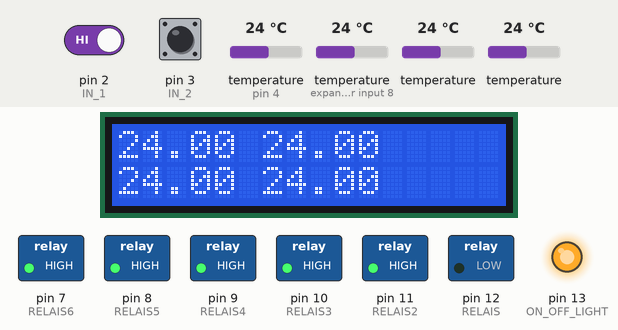
A sketch run on a simulated Arduino Nano, built with avr-gcc and run on an emulated ATmega328P. Parts: 16×2 character LCD, switched loads named in the sketch (green lamp = pin HIGH), output pins drawn as LEDs (lit = HIGH). Inputs (shaded band) come from the test bench; at power-on: temperature (sensors on pin 4, expander input 8) 24 °C, temperature 24 °C, pin 2 (IN_1) HIGH, pin 3 (IN_2) HIGH. What the sketch prints to the serial monitor is not drawn.

Above: at 6.8 s.
6.9 s: temperature (sensor on pin 4) set to 39.3 °C
At 13.4 s:
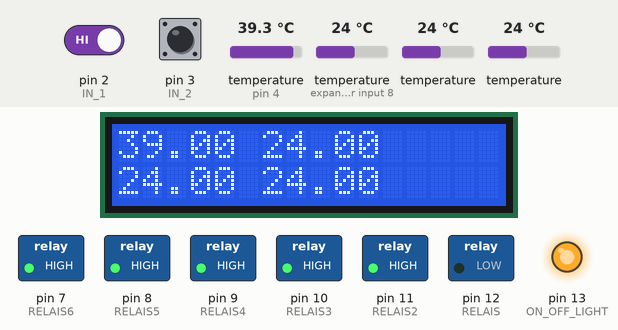
13.8 s: temperature (sensor on pin 4) set to 40.6 °C
At 19.6 s:
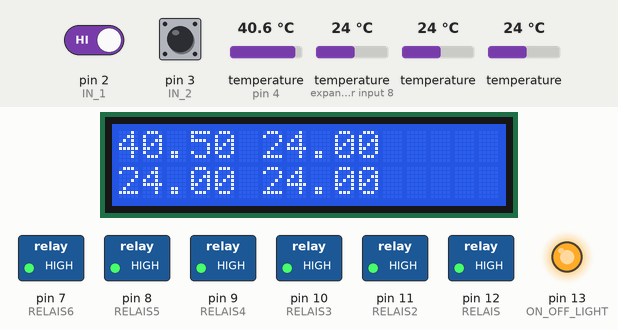
19.9 s: temperature (sensor 204) set to 40 °C
At 25.3 s:
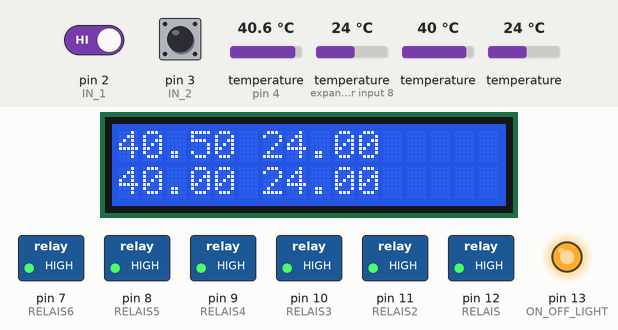
25.9 s: temperature (sensor 204) set to 40.9 °C
At 31.6 s:
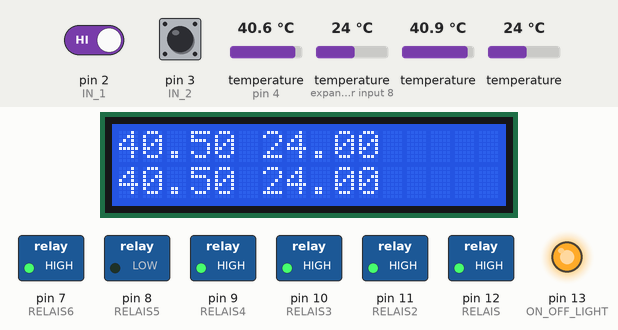
31.9 s: temperature (sensor on pin 4) set to 2 °C
At 37.5 s:
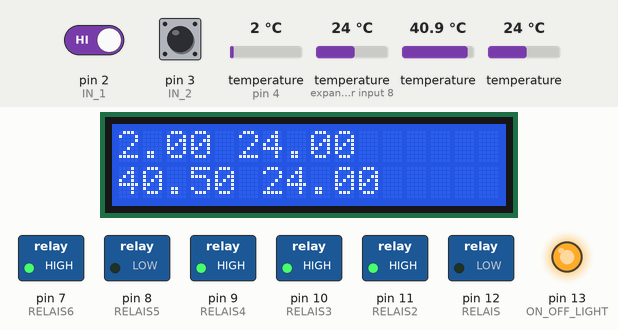
37.9 s: pin 2 (IN_1) driven LOW
At 38.5 s:
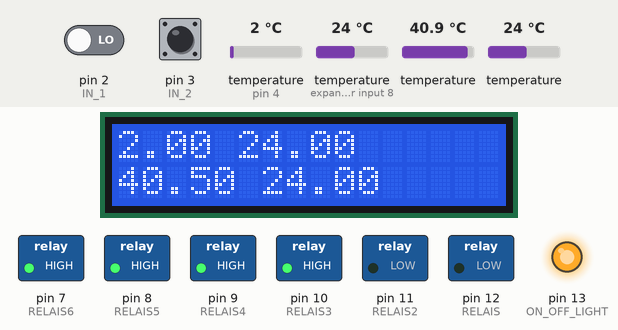
Timing chart, 0 to 71.8 s (numbered marks = the images above; inputs shaded):
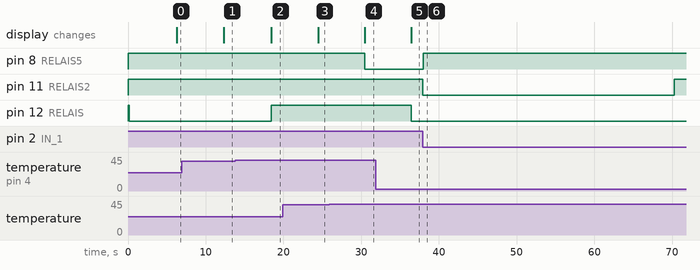

Measured:
- the behaviour switches between 39.9 and 40 °C on temperature (sensor on pin 4) (found by bisection; images 1 and 2)
- the behaviour switches between 40.4 and 40.5 °C on temperature (sensor 204) (found by bisection; images 3 and 4)
- after the input at 6.9 s, the display: changes after 5.4 s (image 1)
- after the input at 13.8 s, pin 12 (RELAIS): LOW → HIGH after 4.6 s; the display: changes after 4.6 s (image 2)
- after the input at 19.9 s, the display: changes after 4.6 s (image 3)
- after the input at 25.9 s, pin 8 (RELAIS5): HIGH → LOW after 4.6 s; the display: changes after 4.6 s (image 4)
- after the input at 31.9 s, pin 12 (RELAIS): HIGH → LOW after 4.5 s; the display: changes after 4.6 s (image 5)
- after the input at 37.9 s, pin 8 (RELAIS5): LOW → HIGH after 0.07 s; pin 11 (RELAIS2): HIGH → LOW at once, → HIGH 32.4 s later

The sketch:

RelaisUeberTaster.ino
```cpp
// BHKW Steuerung 24. Juni 2013
// one wire bus
#include <OneWire.h>
#include <DallasTemperature.h>
#include <LiquidCrystal.h>

// Data wire is plugged into port 8 on the Arduino
#define ONE_WIRE_BUS 4
#define TEMPERATURE_PRECISION 9
#define BOUNCE_DURATION 40

#define IN_1 2 //input 1 und 2 bestimmen modus
#define IN_2 3 //input in Port 3
#define RELAIS 12 //Relais in Port 12
#define RELAIS2 11 //Relais2 in Port 11
#define RELAIS3 10 //Relais3 in Port 10
#define RELAIS4 9 //Relais4 in Port 9
#define RELAIS5 8 //Relais 5 in Port 8
#define RELAIS6 7 //Relais 6 in Port 7
#define ON_OFF_LIGHT 13 //Ein/Aus Anzeige in Port 13

#define RESERVE 5 //Reservekabel in Port 5

volatile unsigned long bounceTime=0; // variable to hold ms count to debounce a pressed switch
/*Steuerung hat 4 Zustaende
wenn x1 high x2 high -> Restwaerme abfuehren
wenn x1 low  x2 high -> vorwaermen
wenn x1 high x2 low -> betrieb
wenn x1 low  x2 low -> alles aus */

// Setup einen OneWire Bus fuer die Kommunikation mit den Temperaturfuehlern
OneWire oneWire(ONE_WIRE_BUS);
// Die DallasTemparature Lib uebernimtm das handling des one wire bus
DallasTemperature sensors(&oneWire);
const long TEMPR_READ_INTERVAL = 6000; // gibt an wie haeufig Temperatur gelesen wird

// arrays mit den Adressen der Temperaturfuehler 28D3AF3304000081
DeviceAddress temp1 = { 0x28, 0x81, 0x91, 0x33, 0x4, 0x0, 0x0, 0xE7 };
DeviceAddress temp2 = { 0x28, 0xD3, 0xAF, 0x33, 0x4, 0x0, 0x0, 0x81 };
DeviceAddress temp3 = { 0x28, 0xD2, 0xFF, 0x33, 0x4, 0x0, 0x0, 0x23 };
DeviceAddress temp4 = { 0x28, 0x89, 0x7A, 0x33, 0x4, 0x0, 0x0, 0xEC };
double temp1Val = 0,temp2Val = 0,temp3Val =0,temp4Val = 0;

unsigned long lastTempReadTime = 0;  // Wann die Temperatur zuletzt gelesen wurde
const double vorwaermenTemp = 40; //Temperatur bei dem das Relais fuer das vorwaermen der Maschine ausgeschaltet wird
const double abgasWtEinTemp = 35; //Temperatur von der an die Pumpe des Abgaswaermetauschers lauft
double abgastWtPumpStartedTime = -1; //Zeit zu der die Abgaswaermetauschpumpe beim abstellen gestartet wurde, -1 bedeutet das noch keine Zeit gesetzt wurde
LiquidCrystal lcd(A0, A1, A4, A5, A6, A7);

/**
* Initialisierung des Programms (Anschluesse, Sensonren etc ..)
*/
void setup() {
  pinMode(IN_1,INPUT);
  pinMode(IN_2,INPUT);
  pinMode(RELAIS,OUTPUT);
  pinMode(RELAIS2,OUTPUT);
  pinMode(RELAIS3,OUTPUT);
  pinMode(RELAIS4,OUTPUT);
  pinMode(RELAIS5, OUTPUT);
  pinMode(RELAIS6,OUTPUT);
  pinMode(13, OUTPUT); //fuer ein/aus laempchen
  digitalWrite(RELAIS, HIGH );
  digitalWrite(RELAIS2, HIGH );
  digitalWrite(RELAIS3, HIGH );
  digitalWrite(RELAIS4, HIGH );
  digitalWrite(RELAIS5,HIGH);
  digitalWrite(RELAIS6,HIGH);
  digitalWrite(ON_OFF_LIGHT,HIGH);

    pinMode(A0,OUTPUT);
    pinMode(A1,OUTPUT);
    pinMode(A4,OUTPUT);
    pinMode(A5,OUTPUT);
    pinMode(A6,OUTPUT);
    pinMode(A7,OUTPUT);
  // set up the LCD's number of columns and rows:
  lcd.begin(16,2);


  //Gib Daten der Temperaturfuehler aus
   // start serial port
  Serial.begin(9600);
  Serial.println("Blockheizkraftwerksteuerung Daniel Hofstetter");

  // Start Temperaturfuelherbibliothek
  sensors.begin();

  // locate devices on the bus
  Serial.print("Suche Fuehler...");
  Serial.print("Es wurden  ");
  Serial.print(sensors.getDeviceCount(), DEC);
  Serial.println(" Temperaturfuehler gefunden.");
  if(!sensors.isConnected(temp1)) {Serial.println("FEHLER Konnte Adresse fuer  temp1 nicht finden"); digitalWrite(RELAIS6,LOW);}
  if(!sensors.isConnected(temp2)) {Serial.println("FEHLER Konnte Adresse fuer  temp2 nicht finden"); digitalWrite(RELAIS6,LOW);}
  if(!sensors.isConnected(temp3)) {Serial.println("FEHLER Konnte Adresse fuer  temp3 nicht finden"); digitalWrite(RELAIS6,LOW);}
  if(!sensors.isConnected(temp4)) {Serial.println("FEHLER Konnte Adresse fuer  temp4 nicht finden"); digitalWrite(RELAIS6,LOW);}


    // report parasite power requirements
  Serial.print("Parasite power is: ");
  if (sensors.isParasitePowerMode()) Serial.println("ON");
  else Serial.println("OFF");

  // Aufloesung der Temperatursensoren auf 9 bit einstellen
  sensors.setResolution(temp1, TEMPERATURE_PRECISION);
  sensors.setResolution(temp2, TEMPERATURE_PRECISION);
  sensors.setResolution(temp3, TEMPERATURE_PRECISION);
  sensors.setResolution(temp4, TEMPERATURE_PRECISION);


}
/*
* Schlaufe welche dauernd wiederholt wird
*/
void loop() {
  readTemperatures();
  handleNotstop();
  if(!isEverythingOff()){
    handleVorwaermen(); //vorwaermen handhaben
    handleAbgaswaermetauscher1();
    handleWaermetransportSpeicher();
  }else{
    //kein betrieb -> lampe aus
    digitalWrite(ON_OFF_LIGHT,HIGH);
    digitalWrite(RELAIS, HIGH );
    digitalWrite(RELAIS2, HIGH );
    digitalWrite(RELAIS3,HIGH);
    digitalWrite(RELAIS4,HIGH);
    digitalWrite(RELAIS5,HIGH);

  }

}
boolean isEverythingOff(){
   return (digitalRead(IN_1) == LOW && digitalRead(IN_2) == LOW);
}

/* Startet die Vorwaermpumpe wenn die Temperatur noch tief ist
*/
void handleVorwaermen(){
  if( isVorwaermenActive && temp1Val < vorwaermenTemp ){
    digitalWrite(RELAIS, LOW ); //Ausgang einschalten
    Serial.print("Vorwaermpumpe ein (tmp1 = ");
    Serial.println(temp1Val);
  }else{
     digitalWrite(RELAIS, HIGH );
  }
}

boolean isVorwaermenActive(){
  return (digitalRead(IN_1) == LOW && digitalRead(IN_2) == HIGH);
}

/*
* handhabt die Steuerung der Pumpe des Abgaswarmetauscher 1
*/
void   handleAbgaswaermetauscher1(){
  double temperature3 = temp3Val;//lies temperatur des fuehelrs 3
  if(isBetriebActive()){
    abgastWtPumpStartedTime = -1;
     if(temperature3 > abgasWtEinTemp){
       digitalWrite(RELAIS2, LOW ); //Ausgang einschalten
  }  else{
     digitalWrite (RELAIS2,HIGH);
    }
  }
  else if(isRestwaermeAbfuhr() == false){
     double temperature1 =  temp1Val;
     if(temperature3 > temperature1){
           //startzeitpunkt zu dem wtPumpe 1 eingeschaltet wurde
            if(abgastWtPumpStartedTime == -1){
               abgastWtPumpStartedTime = millis();
            }
            if(abs((millis() - abgastWtPumpStartedTime) < (1000* 60 * 6))) {
                digitalWrite(RELAIS2, LOW ); //Ausgang einschalten
            } else{
              digitalWrite (RELAIS2,HIGH);   //nach 6 Minuten ausschalten
            }

      } else{ //temparaturdifferenzbedingung ist nicht erfuellt
           digitalWrite (RELAIS2,HIGH);
     }
  }
  else{
    //nichts trifft zu
   digitalWrite(RELAIS2,HIGH);
  }
}

/**
* handhabt den Waermetransport zum Speicher in 3 Stufen
*/
void handleWaermetransportSpeicher(){
    double temperature4 = temp4Val;//lies temperatur des fuehelrs 4
    double temperature3 = temp3Val;//lies temperatur des fuehelrs 3
    double temperature2 = temp2Val;//lies temperatur des fuehelrs 2
  if(isBetriebActive() && temperature3 >= 78 && temperature3 < 83){
     activateExclusive(RELAIS3); //exklusiv einschalten
  } else if(isBetriebActive() && temperature3 >= 83 && temperature3 < 85){
      activateExclusive(RELAIS4);//4ein alle anderen aus
  } else if(isBetriebActive() && temperature3 >= 85){
       activateExclusive(RELAIS5); //5 ein andere aus
  }else if( isBetriebActive()  && temperature2 >= 105){
       activateExclusive(RELAIS3);//temp3 erfordert keine aktion. gaskuehler abfragen
  } else if(isRestwaermeAbfuhr() && temperature3 > 40  && (temperature3 - temperature4) > 8){
       activateExclusive(RELAIS5); //5 ein andere aus
  }
  else{
    //nichts traf zu -> Alles ausschalten
    Serial.println("Keine der Speicherpumpenbedingungen traf zu. Speicherpumpe aus");
      digitalWrite(RELAIS3,HIGH);
      digitalWrite(RELAIS4,HIGH);
      digitalWrite(RELAIS5,HIGH);
  }
}

/* Wenn IN_1 High und  IN_2 low ist dann ist betrieb*/
boolean isBetriebActive(){
  if(digitalRead(IN_1 == HIGH ) && digitalRead(IN_2) == LOW){
      digitalWrite(ON_OFF_LIGHT,LOW);
      return true;
  }
  return false;

}

boolean isRestwaermeAbfuhr(){
  return(digitalRead(IN_1) == HIGH && digitalRead(IN_2) == HIGH);
}
/**
* handhabt den Notstop wenn uebertemperatur vorhanden ist
*/
void handleNotstop(){
    //uebertemperaturtest
    if (temp1Val >= 105 || temp2Val >= 110 || temp3Val >= 112 ){
      digitalWrite(RELAIS6,LOW);//Notstop einschalten
    }
}

void activateExclusive(int pinNumber){
  if(pinNumber != RELAIS3){
    digitalWrite(RELAIS3, HIGH);
  }
  if(pinNumber != RELAIS4){
    digitalWrite(RELAIS4,HIGH);
  }
  if(pinNumber != RELAIS5){
    digitalWrite(RELAIS5,HIGH);
  }
  if(pinNumber != RELAIS3 && pinNumber != RELAIS4 && pinNumber != RELAIS5 ){
    Serial.println("KRITISCHER FEHLER Pinnummer zum aktivieren muss einer der vorgaben entsprechen");
  } else{
    digitalWrite(pinNumber,LOW) ;//einschalten

  }
}


void readTemperatures(){
    unsigned long currentMillis = millis();
  if(abs(currentMillis - lastTempReadTime) > TEMPR_READ_INTERVAL){
    // call sensors.requestTemperatures() to issue a global temperature
    // request to all devices on the bus
    Serial.print("Frage Temperaturfuehler ab... ");
    sensors.requestTemperatures();
    Serial.println("FERTIG");
    double newTemp1 = sensors.getTempC(temp1);
    double newTemp2 = sensors.getTempC(temp2);
    double newTemp3 = sensors.getTempC(temp3);
    double newTemp4 = sensors.getTempC(temp4);
    //if the value that was read equals -127 then there was a problem reading it. ignore value and hope the next read will correct the problem

 if(newTemp1 != -127){
      temp1Val = newTemp1;
    }else{
      Serial.println("read Value was -127; ignored it");
    }

 if(newTemp2 != -127){
      temp2Val = newTemp2;
    }else{
      Serial.println("read Value was -127; ignored it");
    }
 if(newTemp3 != -127){
      temp3Val = newTemp3;
    }else{
      Serial.println("read Value was -127; ignored it");
    }
 if(newTemp4 != -127){
      temp4Val = newTemp4;
    }else{
      Serial.println("read Value was -127; ignored it");
    }
    // Zeige Temperatur auf Serieller Schnittstelle
    printTemperature("temp1",temp1Val);
    printTemperature("temp2",temp2Val);
    printTemperature("temp3",temp3Val);
    printTemperature("temp4",temp4Val);
    printTemperatureLCD();
    lastTempReadTime = currentMillis;

  }
}


// function to print the temperature for a device
void printTemperature(String name,double tempC)
{
  Serial.print("Temperatur C    ");
  Serial.print(name);
  Serial.print(": ");
  Serial.println(tempC);

}

// function to print the temperature for a device
void printTemperatureLCD(){
  lcd.clear();
  lcd.setCursor(0, 0);
  lcd.print(temp1Val);
  lcd.print(" ");
  lcd.print(temp2Val);
  lcd.setCursor(0,1);
  lcd.print(temp3Val);
  lcd.print(" ");
  lcd.print(temp4Val);

}

// function to print a device address
void printAddress(DeviceAddress deviceAddress)
{
  for (uint8_t i = 0; i < 8; i++)
  {
    // zero pad the address if necessary
    if (deviceAddress[i] < 16) Serial.print("0");
    Serial.print(deviceAddress[i], HEX);
  }
}
```
